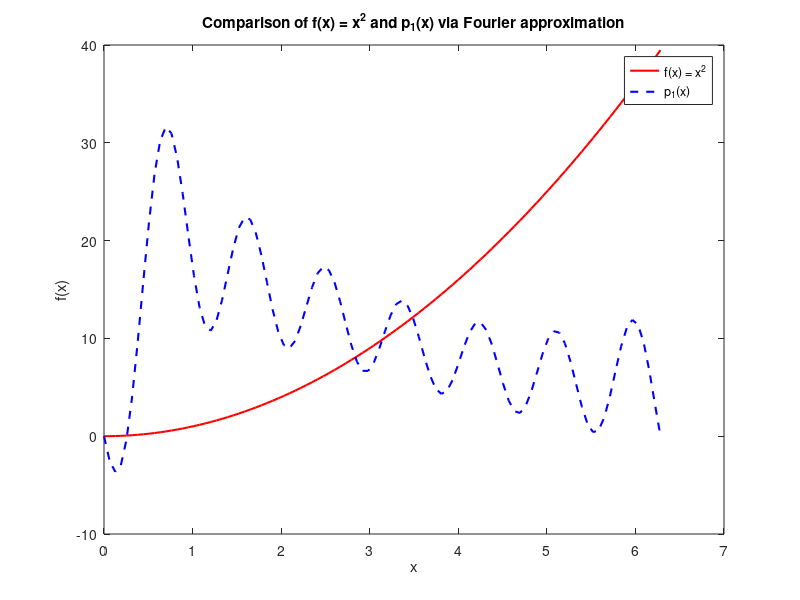
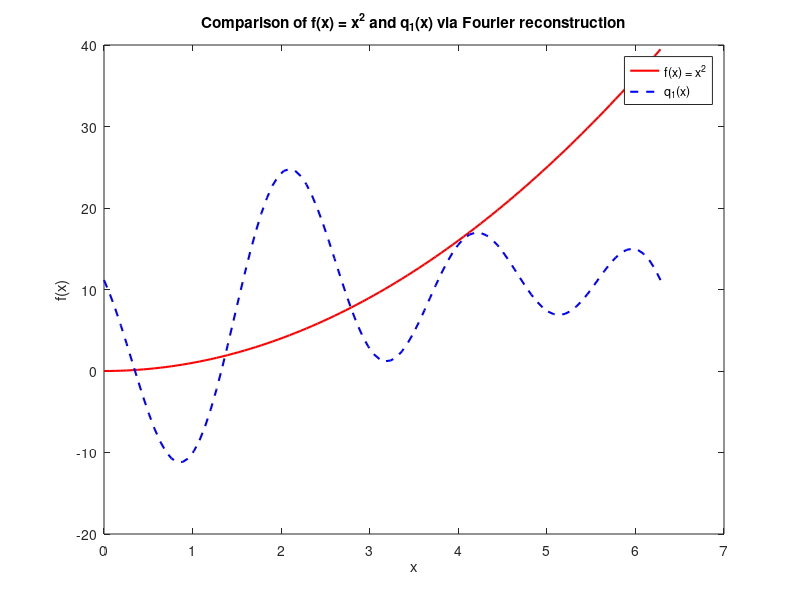

These figures' MATLAB source, in order:
% Exercise 1
disp("Exercise 1:");
A = [1 0 1; 2 1 0; -1 -2 3; 0 -1 2];
b = [1; 1; 2; -2];

x_star = A \ b;
closestPoint = A * x_star;
disp(closestPoint);

% Exercise 2
disp("Exercise 2:");
A = [1 2 -1; 0 -2 3; 1 5 -1; -3 1 1];
b = [0; 5; 6; 8];

disp("Calculate least square via x* = (A^T * A)^-1 * A^T * b:");
x_star = (A' * A)^-1 * A' * b;
disp(x_star);

function x = myBackwardSubstitution(U, c)
    [n_U, m_U] = size(U);
    [n_c, m_c] = size(c);

    % Check matrices dimensions
    if n_c ~= n_U || m_U ~= n_U || m_c ~= 1
        error("Dimensions of U is not n*n or c is not n*1.");
    end

    x = zeros(n_U, 1); % Initialize solution vector
    
    % Iterate through the rows in ascending order
    for i = n_U: -1: 1
        sum = c(i); % Acquire RHS values for the current row
        
        % Subtract the already computed x values
        for j = i + 1: n_U
            sum = sum - U(i, j) * x(j);
        end

        % Divide the diagonal element
        x(i) = sum / U(i, i);
    end
end

[Q, R] = qr(A, 0); % "Economy-sized" QR for optimized use on A with more rows than cols
x_qrstar = myBackwardSubstitution(R, Q' * b);
disp("Least square using QR-factorization:");
disp(x_qrstar);

% Exercise 3
disp("Exercise 3:");
years = 1989:1999;
prices = [86.4, 89.8, 92.8, 96.0, 99.6, 103.1, 106.3, 109.5, 113.3, 120.0, 129.5];
x = years - 1989; % Use base to turn years into 0, 1, ..., 10

% Construct A matrix where 1st col = constant 1; 2nd col = years starting
% from 0
A = [ones(length(x), 1) x'];
b = prices'; % transposed to vertical vector

x_star = (A' * A)^-1 * A' * b;

% Acquire equation from x_star
alpha = x_star(1)
beta = x_star(2)
fprintf("Equation of least square line is about: y = %.2f + %.2fx\n", alpha, beta);

% Estimate the median price of a house in the year 2005 & 2010
x_2005 = 2005 - 1989;
x_2010 = 2010 - 1989;
price_2005 = alpha + x_2005 * beta;
price_2010 = alpha + x_2010 * beta;

fprintf("Estimated median price in 2005: $%.2f thousand\n", price_2005);
fprintf("Estimated median price in 2010: $%.2f thousand\n\n", price_2010);

% Exercise 4
disp("Exercise 4:");
% Part a:
n = 8; % # of sample points
f = zeros(n, 1); % init sample vector f

% Compute f(j * (2pi)/8) for j = 0, 1, ..., 7
for j = 0:n-1
    x = (j * 2 * pi) / n;
    f(j + 1) = x^2; % solves f(x) & accounts for matlab indexing
end

% Part b:
zeta_8 = exp(1i * 2 * pi / n); % ζ8
omega = zeros(n, n); % matrix to hold w_ks

for k = 0:n-1
    for j = 0:n-1
        omega(j + 1, k + 1) = zeta_8^(j * k); % ζ8
    end
end

% Part c:
c = zeros(n, 1); % init coefficient vector

for k = 0:n-1
    c(k + 1) = (1 / n) * dot(f, omega(:, k + 1));  % Compute the inner product and scale by 1/8
end

% Part d:
% Define x as a range of values from 0 to 2*pi
x = linspace(0, 2*pi, 100);

p1 = real(c(1)) * ones(size(x));
for k = 1:n-1
    p1 = p1 + real(c(k + 1)) * cos(k * x) - imag(c(k + 1)) * sin(k * x);
end

% Part e:
f_x = x.^2; % f(x) = x^2

% Plot f(x) and p_1(x)
figure;
plot(x, f_x, "r-", "LineWidth", 1.5);
hold on;
plot(x, p1, 'b--', 'LineWidth', 1.5);
hold off;

% Labels
title("Comparison of f(x) = x^2 and p_1(x) via Fourier approximation");
xlabel("x");
ylabel("f(x)");
legend("f(x) = x^2", "p_1(x)");

% Part f:
c = zeros(n, 1); % init modified coefficient vector

i = 1; % To keep track of c vector position to add to
for k = -4:3
    c(i) = (1 / n) * dot(f, omega(:, i));
    i = i + 1;
end

% Part g:
q1 = real(c(1)) * ones(size(x));
i = 1; %T o keep track of c vector position to read from
for k =-3:3
    q1 = q1 + real(c(i)) * cos(k * x) - imag(c(i)) * sin(k * x);
    i = i + 1;
end

% Part h:
figure;
plot(x, f_x, "r-", "LineWidth", 1.5);
hold on;
plot(x, q1, 'b--', 'LineWidth', 1.5);
hold off;

% Labels
title("Comparison of f(x) = x^2 and q_1(x) via Fourier reconstruction");
xlabel("x");
ylabel("f(x)");
legend("f(x) = x^2", "q_1(x)");
